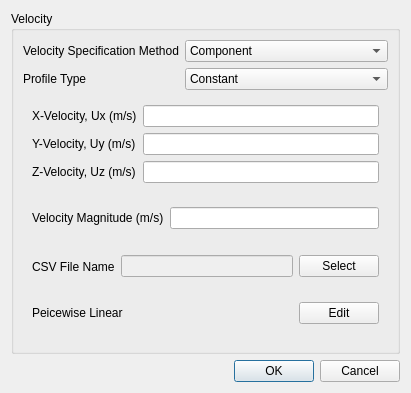
<?xml version="1.0" encoding="UTF-8"?>
<ui version="4.0">
 <class>VelocityInletDialog</class>
 <widget class="QDialog" name="VelocityInletDialog">
  <property name="geometry">
   <rect>
    <x>0</x>
    <y>0</y>
    <width>408</width>
    <height>393</height>
   </rect>
  </property>
  <property name="windowTitle">
   <string>Velocity Inlet Boundary Condition</string>
  </property>
  <layout class="QVBoxLayout" name="verticalLayout_3">
   <item>
    <widget class="QWidget" name="dialogContents" native="true">
     <layout class="QVBoxLayout" name="verticalLayout_4">
      <property name="leftMargin">
       <number>0</number>
      </property>
      <property name="topMargin">
       <number>0</number>
      </property>
      <property name="rightMargin">
       <number>0</number>
      </property>
      <property name="bottomMargin">
       <number>0</number>
      </property>
      <item>
       <widget class="QGroupBox" name="velocity">
        <property name="title">
         <string>Velocity</string>
        </property>
        <layout class="QVBoxLayout" name="verticalLayout_2">
         <property name="leftMargin">
          <number>9</number>
         </property>
         <property name="topMargin">
          <number>9</number>
         </property>
         <property name="rightMargin">
          <number>9</number>
         </property>
         <property name="bottomMargin">
          <number>9</number>
         </property>
         <item>
          <widget class="QWidget" name="widget" native="true">
           <layout class="QFormLayout" name="formLayout">
            <property name="leftMargin">
             <number>0</number>
            </property>
            <property name="topMargin">
             <number>0</number>
            </property>
            <property name="rightMargin">
             <number>0</number>
            </property>
            <property name="bottomMargin">
             <number>0</number>
            </property>
            <item row="0" column="0">
             <widget class="QLabel" name="label">
              <property name="text">
               <string>Velocity Specification Method</string>
              </property>
             </widget>
            </item>
            <item row="0" column="1">
             <widget class="QComboBox" name="velocitySpecificationMethod">
              <item>
               <property name="text">
                <string>Component</string>
               </property>
              </item>
              <item>
               <property name="text">
                <string>Magnitude, Normal to Boundary</string>
               </property>
              </item>
             </widget>
            </item>
            <item row="1" column="0">
             <widget class="QLabel" name="label_2">
              <property name="text">
               <string>Profile Type</string>
              </property>
             </widget>
            </item>
            <item row="1" column="1">
             <widget class="QComboBox" name="profileType">
              <item>
               <property name="text">
                <string>Constant</string>
               </property>
              </item>
              <item>
               <property name="text">
                <string>Spatial Distribution</string>
               </property>
              </item>
              <item>
               <property name="text">
                <string>Temporal Distribution</string>
               </property>
              </item>
             </widget>
            </item>
           </layout>
          </widget>
         </item>
         <item>
          <widget class="QWidget" name="componentConstant" native="true">
           <layout class="QFormLayout" name="formLayout_2">
            <item row="0" column="0">
             <widget class="QLabel" name="label_3">
              <property name="text">
               <string>X-Velocity, Ux (m/s)</string>
              </property>
             </widget>
            </item>
            <item row="0" column="1">
             <widget class="QLineEdit" name="xVelocity"/>
            </item>
            <item row="1" column="0">
             <widget class="QLabel" name="label_4">
              <property name="text">
               <string>Y-Velocity, Uy (m/s)</string>
              </property>
             </widget>
            </item>
            <item row="1" column="1">
             <widget class="QLineEdit" name="yVelocity"/>
            </item>
            <item row="2" column="0">
             <widget class="QLabel" name="label_5">
              <property name="text">
               <string>Z-Velocity, Uz (m/s)</string>
              </property>
             </widget>
            </item>
            <item row="2" column="1">
             <widget class="QLineEdit" name="zVelocity"/>
            </item>
           </layout>
          </widget>
         </item>
         <item>
          <widget class="QWidget" name="magnitudeConsant" native="true">
           <layout class="QFormLayout" name="formLayout_3">
            <item row="1" column="0">
             <widget class="QLabel" name="label_6">
              <property name="text">
               <string>Velocity Magnitude (m/s)</string>
              </property>
             </widget>
            </item>
            <item row="1" column="1">
             <widget class="QLineEdit" name="velocityMagnitude"/>
            </item>
           </layout>
          </widget>
         </item>
         <item>
          <widget class="QWidget" name="spatialDistribution" native="true">
           <layout class="QHBoxLayout" name="horizontalLayout">
            <item>
             <widget class="QLabel" name="label_7">
              <property name="text">
               <string>CSV File Name</string>
              </property>
             </widget>
            </item>
            <item>
             <widget class="QLineEdit" name="spatialDistributionFileName">
              <property name="enabled">
               <bool>false</bool>
              </property>
             </widget>
            </item>
            <item>
             <widget class="QPushButton" name="spatialDistributionFileSelect">
              <property name="text">
               <string>Select</string>
              </property>
             </widget>
            </item>
           </layout>
          </widget>
         </item>
         <item>
          <widget class="QWidget" name="temporalDistribution" native="true">
           <property name="sizePolicy">
            <sizepolicy hsizetype="Preferred" vsizetype="Fixed">
             <horstretch>0</horstretch>
             <verstretch>0</verstretch>
            </sizepolicy>
           </property>
           <layout class="QVBoxLayout" name="verticalLayout">
            <item>
             <widget class="QWidget" name="widget_3" native="true">
              <layout class="QHBoxLayout" name="horizontalLayout_2">
               <property name="leftMargin">
                <number>0</number>
               </property>
               <property name="topMargin">
                <number>0</number>
               </property>
               <property name="rightMargin">
                <number>0</number>
               </property>
               <property name="bottomMargin">
                <number>9</number>
               </property>
               <item>
                <widget class="QLabel" name="label_8">
                 <property name="sizePolicy">
                  <sizepolicy hsizetype="Expanding" vsizetype="Preferred">
                   <horstretch>0</horstretch>
                   <verstretch>0</verstretch>
                  </sizepolicy>
                 </property>
                 <property name="text">
                  <string>Peicewise Linear</string>
                 </property>
                </widget>
               </item>
               <item>
                <widget class="QPushButton" name="temporalDistributionEdit">
                 <property name="text">
                  <string>Edit</string>
                 </property>
                </widget>
               </item>
              </layout>
             </widget>
            </item>
           </layout>
          </widget>
         </item>
        </layout>
       </widget>
      </item>
     </layout>
    </widget>
   </item>
   <item>
    <widget class="QDialogButtonBox" name="buttonBox">
     <property name="orientation">
      <enum>Qt::Horizontal</enum>
     </property>
     <property name="standardButtons">
      <set>QDialogButtonBox::Cancel|QDialogButtonBox::Ok</set>
     </property>
    </widget>
   </item>
  </layout>
 </widget>
 <resources/>
 <connections>
  <connection>
   <sender>buttonBox</sender>
   <signal>accepted()</signal>
   <receiver>VelocityInletDialog</receiver>
   <slot>accept()</slot>
   <hints>
    <hint type="sourcelabel">
     <x>248</x>
     <y>254</y>
    </hint>
    <hint type="destinationlabel">
     <x>157</x>
     <y>274</y>
    </hint>
   </hints>
  </connection>
  <connection>
   <sender>buttonBox</sender>
   <signal>rejected()</signal>
   <receiver>VelocityInletDialog</receiver>
   <slot>reject()</slot>
   <hints>
    <hint type="sourcelabel">
     <x>316</x>
     <y>260</y>
    </hint>
    <hint type="destinationlabel">
     <x>286</x>
     <y>274</y>
    </hint>
   </hints>
  </connection>
 </connections>
</ui>
